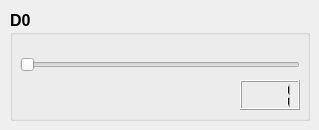
      <widget class="QWidget" name="tab_Func_LP_Ga">
       <attribute name="title">
        <string>Gaussion</string>
       </attribute>
       <widget class="QGroupBox" name="groupBox_Func_LP_Ga_D0">
        <property name="geometry">
         <rect>
          <x>10</x>
          <y>10</y>
          <width>300</width>
          <height>111</height>
         </rect>
        </property>
        <property name="font">
         <font>
          <pointsize>12</pointsize>
          <weight>75</weight>
          <bold>true</bold>
         </font>
        </property>
        <property name="title">
         <string>D0</string>
        </property>
        <widget class="QSlider" name="horizontalSlider_Func_LP_Ga_D0">
         <property name="geometry">
          <rect>
           <x>10</x>
           <y>30</y>
           <width>280</width>
           <height>50</height>
          </rect>
         </property>
         <property name="minimum">
          <number>1</number>
         </property>
         <property name="maximum">
          <number>500</number>
         </property>
         <property name="orientation">
          <enum>Qt::Horizontal</enum>
         </property>
        </widget>
        <widget class="QLCDNumber" name="lcdNumber_Func_LP_Ga_D0">
         <property name="geometry">
          <rect>
           <x>230</x>
           <y>70</y>
           <width>60</width>
           <height>30</height>
          </rect>
         </property>
         <property name="digitCount">
          <number>3</number>
         </property>
         <property name="value" stdset="0">
          <double>1.000000000000000</double>
         </property>
        </widget>
       </widget>
      </widget>
